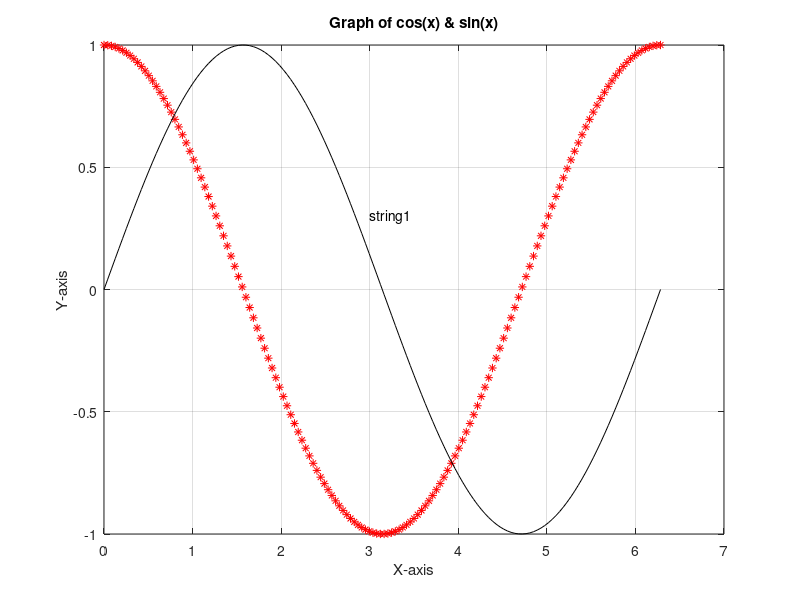

Reproduce this figure in MATLAB. (Note: this script raises an error after producing the figure.)
% book : Signals and Systems Laboratory with MATLAB  
% authors : Alex Palamides & Anastasia Veloni
%
% 
%
% 	Graph of cos(x) & sin(x) , 0<=x<=2*pi


x=linspace(0,2*pi,150);
plot(x,cos(x),'r*',x,sin(x),'k')
pause(2) % pauses the program execution for 2 seconds

grid
pause(1)

xlabel('X-axis')
ylabel('Y-axis')
pause(1)

title('Graph of cos(x) & sin(x)')
pause(1)

text(3,0.3,'string1')
gtext('string2')
pause(1)

legend('cos(x)','sin(x)')
pause(2)

axis([2,4,-1,0])
